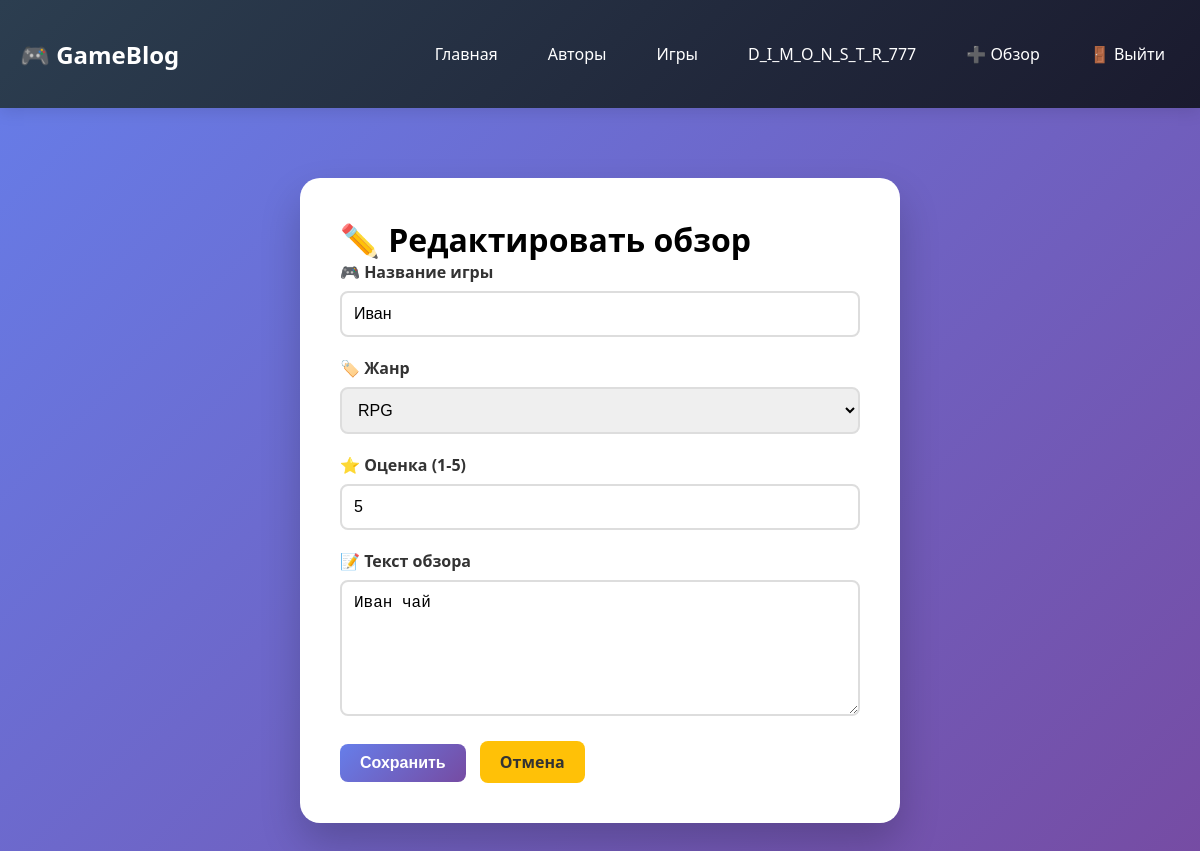
Screenshot of /edit/1 (signed in) with the database file from the repository.
### models.py (models this page shows, shortened)
class User(db.Model, UserMixin):
    __tablename__ = 'users'
    id = db.Column(db.Integer, primary_key=True)  # было primaty_key
    username = db.Column(db.String(100), unique=True, nullable=False)
    email = db.Column(db.String(100), unique=True, nullable=True)
    password_hash = db.Column(db.String(300), nullable=False)
    created_at = db.Column(db.DateTime, default=datetime.utcnow)
    reviews = db.relationship('Review', backref='author', lazy=True)

class Game(db.Model):  # было class = Game
    __tablename__ = 'games'
    id = db.Column(db.Integer, primary_key=True)
    title = db.Column(db.String(200), unique=True, nullable=False)
    genre = db.Column(db.String(100), nullable=False)  # было ganre и Strong
    release_year = db.Column(db.Integer)
    reviews = db.relationship('Review', backref='game', lazy=True)

class Review(db.Model):
    __tablename__ = 'reviews'
    id = db.Column(db.Integer, primary_key=True)
    rating = db.Column(db.Integer, nullable=False)
    review_text = db.Column(db.Text, nullable=False)
    created_at = db.Column(db.DateTime, default=datetime.utcnow)
    views = db.Column(db.Integer, default=0)
    user_id = db.Column(db.Integer, db.ForeignKey('users.id'), nullable=False)
    game_id = db.Column(db.Integer, db.ForeignKey('games.id'), nullable=False)

### app.py (the view, shortened to what this page needs)
@app.route('/edit/<int:review_id>', methods=['GET', 'POST'])
@login_required  # Только залогиненные могут редактировать
def edit_review(review_id):
    review = Review.query.get_or_404(review_id)
    if review.user_id != current_user.id:
        flash('Вы можете редактировать только свои обзоры!', 'danger')
        return redirect(url_for('home'))
    return render_template('edit_review.html', review=review)

### app.py (called while the page is built)
@login_manager.user_loader
def load_user(user_id):
    return User.query.get(int(user_id))

### templates/edit_review.html (shortened to what this page needs)
{% extends "base.html" %}
{% block content %}
<div class="form-card">
    <h1>✏️ Редактировать обзор</h1>
    <form method="POST">
        <div class="form-group">
            <label>🎮 Название игры</label>
            <input type="text" name="game_name" value="{{ review.game.title }}" required>
        </div>
        <div class="form-group">
            <label>🏷️ Жанр</label>
            <select name="genre" required>
                <option value="RPG" {% if review.game.genre == 'RPG' %}selected{% endif %}>RPG</option>
            </select>
        </div>
        <div class="form-group">
            <label>⭐ Оценка (1-5)</label>
            <input type="number" name="rating" min="1" max="5" value="{{ review.rating }}" required>
        </div>
        <div class="form-group">
            <label>📝 Текст обзора</label>
            <textarea name="review_text" rows="6" required>{{ review.review_text }}</textarea>
        </div>
        <button type="submit" class="btn">Сохранить</button>
        <a href="/review/{{ review.id }}" class="btn btn-warning">Отмена</a>
    </form>
</div>
{% endblock %}

### templates/base.html (shortened to what this page needs)
<!DOCTYPE html>
<html lang="ru">
<head>
    <link rel="stylesheet" href="{{ url_for('static', filename='css/style.css') }}">
</head>
<body>
    <nav class="navbar">
        <div class="container">
            <a href="/" class="logo">🎮 GameBlog</a>
            <div class="nav-links">
                <a href="/">Главная</a>
                <a href="/users">Авторы</a>
                <a href="/games">Игры</a>
                {% if current_user.is_authenticated %}
                    <a href="/profile">{{ current_user.username }}</a>
                    <a href="/add">➕ Обзор</a>
                    <a href="/logout">🚪 Выйти</a>
                {% else %}
                    <a href="/login">🔑 Войти</a>
                    <a href="/register">📝 Регистрация</a>
                {% endif %}
            </div>
        </div>
    </nav>
    <div class="container">
        {% block content %}{% endblock %}
    </div>
</body>
</html>

### static/css/style.css (style rules this page uses)
* { margin: 0; padding: 0; box-sizing: border-box; }
body { font-family: 'Segoe UI', Tahoma, Geneva, Verdana, sans-serif; background: linear-gradient(135deg, #667eea 0%, #764ba2 100%); min-height: 100vh; }
.container { max-width: 1200px; margin: 0 auto; padding: 20px; }
.navbar { background: linear-gradient(135deg, #2c3e50, #1a1a2e); padding: 15px 0; box-shadow: 0 4px 15px rgba(0,0,0,0.1); }
.navbar .container { display: flex; justify-content: space-between; align-items: center; }
.logo { color: white; font-size: 1.5em; font-weight: bold; text-decoration: none; }
.nav-links { display: flex; gap: 20px; flex-wrap: wrap; }
.nav-links a { color: white; text-decoration: none; padding: 8px 15px; border-radius: 5px; transition: all 0.3s; }
.form-card { max-width: 600px; margin: 50px auto; background: white; border-radius: 20px; padding: 40px; box-shadow: 0 20px 40px rgba(0,0,0,0.2); }
.form-group { margin-bottom: 20px; }
label { display: block; margin-bottom: 8px; font-weight: bold; color: #333; }
input, select, textarea { width: 100%; padding: 12px; border: 2px solid #ddd; border-radius: 8px; font-size: 16px; transition: border 0.3s; }
button { background: linear-gradient(135deg, #667eea, #764ba2); color: white; border: none; padding: 12px 30px; border-radius: 8px; font-size: 16px; cursor: pointer; transition: all 0.3s; }
.btn { display: inline-block; padding: 10px 20px; border-radius: 8px; text-decoration: none; font-weight: bold; margin-right: 10px; }
.btn-warning { background: #ffc107; color: #333; }

### rows the page displays
User: username "D_I_M_O_N_S_T_R_777"
Game: game_name "Иван", genre "RPG"
Review: rating "5", review_text "Иван чай"
